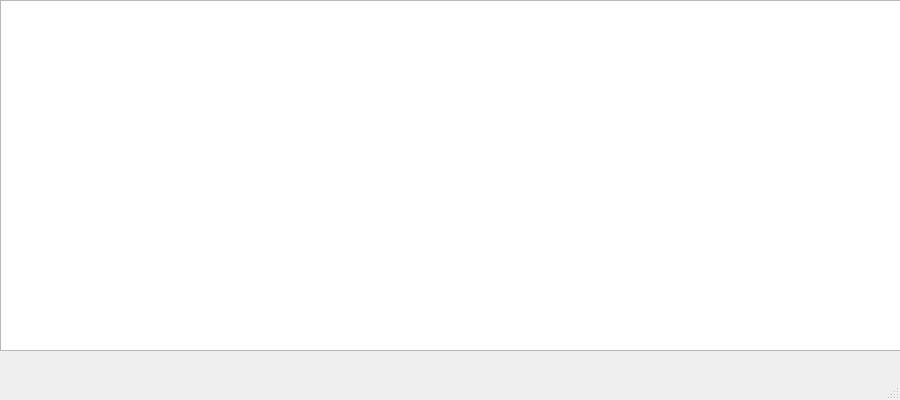
<?xml version="1.0" encoding="UTF-8"?>
<ui version="4.0">
 <class>MainWindow</class>
 <widget class="QMainWindow" name="MainWindow">
  <property name="geometry">
   <rect>
    <x>0</x>
    <y>0</y>
    <width>900</width>
    <height>400</height>
   </rect>
  </property>
  <property name="minimumSize">
   <size>
    <width>900</width>
    <height>400</height>
   </size>
  </property>
  <property name="maximumSize">
   <size>
    <width>900</width>
    <height>400</height>
   </size>
  </property>
  <property name="windowTitle">
   <string>MainWindow</string>
  </property>
  <widget class="QWidget" name="centralwidget">
   <widget class="QTableView" name="coffeeTable">
    <property name="geometry">
     <rect>
      <x>0</x>
      <y>0</y>
      <width>901</width>
      <height>351</height>
     </rect>
    </property>
   </widget>
  </widget>
  <widget class="QMenuBar" name="menubar">
   <property name="geometry">
    <rect>
     <x>0</x>
     <y>0</y>
     <width>900</width>
     <height>18</height>
    </rect>
   </property>
  </widget>
  <widget class="QStatusBar" name="statusbar"/>
 </widget>
 <resources/>
 <connections/>
</ui>
